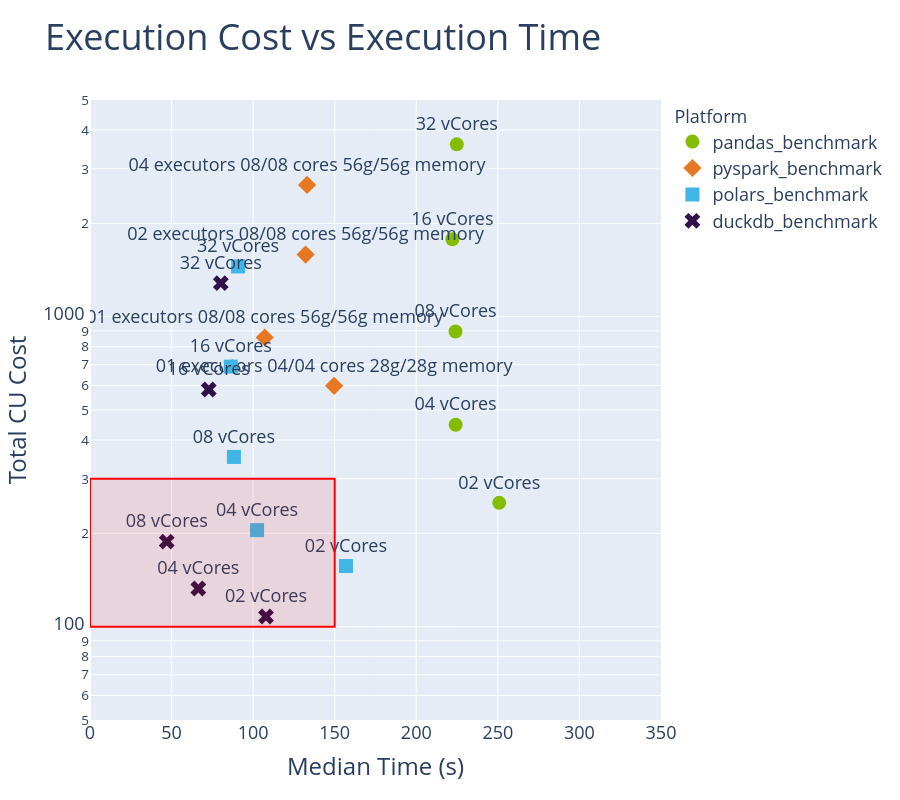

Notebook source saved alongside this figure:
### Code cell
fig = px.scatter(
    execution_time_cost,
    x="median_total_execution_time",
    y="total_cu_cost",
    log_y=True,
    range_x=[0, 350],
    range_y=[50, 5000],
    color="workload_name",
    symbol="workload_name",
    text="configuration",  # Add text labels directly
    title="Execution Cost vs Execution Time",
    labels={
        "median_total_execution_time": "Median Time (s)",
        "total_cu_cost": "Total CU Cost",
    },
    category_orders={
        "workload_name": ["pandas_benchmark", "pyspark_benchmark", "polars_benchmark", "duckdb_benchmark"]
    },
    hover_data={
        "cu_per_second": True,
        "total_cu_cost": ":.1f",
        "workload_name": True,
        "configuration": True
    }
)

fig.update_traces(
    marker=dict(size=14),
    textposition="top center",
    textfont=dict(size=18)
)

fig.add_shape(
    type="rect",
    xref="x",
    yref="y",
    x0=0, y0=100,
    x1=150, y1=300,
    line=dict(color="red", width=2),
    fillcolor="rgba(255, 0, 0, 0.1)"
)

fig.update_layout(
    title=dict(font=dict(size=36)),
    xaxis=dict(title_font=dict(size=24), tickfont=dict(size=18)),
    yaxis=dict(title_font=dict(size=24), tickfont=dict(size=18)),
    legend=dict(title=dict(text="Workload", font=dict(size=18)), font=dict(size=18))
)

fig.show(config={"toImageButtonOptions": {"format": "png", "scale": 2, "filename": "chart4", "width": 1920, "height": 1080}})

### Figure 1 — Plotly figure (JSON) as saved in the notebook; plotly's stock layout.template omitted (floating-point values rounded to 4 significant figures)
{"data": [{"customdata": [[1, "pandas_benchmark", "02 vCores"], [2, "pandas_benchmark", "04 vCores"], [4, "pandas_benchmark", "08 vCores"], [8, "pandas_benchmark", "16 vCores"], [16, "pandas_benchmark", "32 vCores"]], "hovertemplate": "workload_name=%{customdata[1]}<br>Median Time (s)=%{x}<br>Total CU Cost=%{y:.1f}<br>configuration=%{customdata[2]}<br>cu_per_second=%{customdata[0]}<extra></extra>", "legendgroup": "pandas_benchmark", "marker": {"color": "#84BD00", "size": 14, "symbol": "circle"}, "mode": "markers+text", "name": "pandas_benchmark", "orientation": "v", "showlegend": true, "text": ["02 vCores", "04 vCores", "08 vCores", "16 vCores", "32 vCores"], "textfont": {"size": 18}, "textposition": "top center", "type": "scatter", "x": [250.8, 224.1, 224.1, 222.1, 224.8], "xaxis": "x", "y": [250.8, 448.2, 896.2, 1777.0, 3597.0], "yaxis": "y"}, {"customdata": [[4, "pyspark_benchmark", "01 executors 04/04 cores 28g/28g memory"], [8, "pyspark_benchmark", "01 executors 08/08 cores 56g/56g memory"], [12, "pyspark_benchmark", "02 executors 08/08 cores 56g/56g memory"], [20, "pyspark_benchmark", "04 executors 08/08 cores 56g/56g memory"]], "hovertemplate": "workload_name=%{customdata[1]}<br>Median Time (s)=%{x}<br>Total CU Cost=%{y:.1f}<br>configuration=%{customdata[2]}<br>cu_per_second=%{customdata[0]}<extra></extra>", "legendgroup": "pyspark_benchmark", "marker": {"color": "#E87722", "size": 14, "symbol": "diamond"}, "mode": "markers+text", "name": "pyspark_benchmark", "orientation": "v", "showlegend": true, "text": ["01 executors 04/04 cores 28g/28g memory", "01 executors 08/08 cores 56g/56g memory", "02 executors 08/08 cores 56g/56g memory", "04 executors 08/08 cores 56g/56g memory"], "textfont": {"size": 18}, "textposition": "top center", "type": "scatter", "x": [149.6, 107.1, 132.2, 133.0], "xaxis": "x", "y": [598.5, 856.7, 1586.0, 2661.0], "yaxis": "y"}, {"customdata": [[1, "polars_benchmark", "02 vCores"], [2, "polars_benchmark", "04 vCores"], [4, "polars_benchmark", "08 vCores"], [8, "polars_benchmark", "16 vCores"], [16, "polars_benchmark", "32 vCores"]], "hovertemplate": "workload_name=%{customdata[1]}<br>Median Time (s)=%{x}<br>Total CU Cost=%{y:.1f}<br>configuration=%{customdata[2]}<br>cu_per_second=%{customdata[0]}<extra></extra>", "legendgroup": "polars_benchmark", "marker": {"color": "#41B6E6", "size": 14, "symbol": "square"}, "mode": "markers+text", "name": "polars_benchmark", "orientation": "v", "showlegend": true, "text": ["02 vCores", "04 vCores", "08 vCores", "16 vCores", "32 vCores"], "textfont": {"size": 18}, "textposition": "top center", "type": "scatter", "x": [156.9, 102.4, 88.2, 86.28, 90.79], "xaxis": "x", "y": [156.9, 204.8, 352.8, 690.2, 1453.0], "yaxis": "y"}, {"customdata": [[1, "duckdb_benchmark", "02 vCores"], [2, "duckdb_benchmark", "04 vCores"], [4, "duckdb_benchmark", "08 vCores"], [8, "duckdb_benchmark", "16 vCores"], [16, "duckdb_benchmark", "32 vCores"]], "hovertemplate": "workload_name=%{customdata[1]}<br>Median Time (s)=%{x}<br>Total CU Cost=%{y:.1f}<br>configuration=%{customdata[2]}<br>cu_per_second=%{customdata[0]}<extra></extra>", "legendgroup": "duckdb_benchmark", "marker": {"color": "#31114A", "size": 14, "symbol": "x"}, "mode": "markers+text", "name": "duckdb_benchmark", "orientation": "v", "showlegend": true, "text": ["02 vCores", "04 vCores", "08 vCores", "16 vCores", "32 vCores"], "textfont": {"size": 18}, "textposition": "top center", "type": "scatter", "x": [107.9, 66.41, 47.04, 72.79, 80.18], "xaxis": "x", "y": [107.9, 132.8, 188.1, 582.4, 1283.0], "yaxis": "y"}], "layout": {"height": 800, "legend": {"font": {"size": 18}, "title": {"font": {"size": 18}, "text": "Platform"}, "tracegroupgap": 0}, "shapes": [{"fillcolor": "rgba(255, 0, 0, 0.1)", "line": {"color": "red", "width": 2}, "type": "rect", "x0": 0, "x1": 150, "xref": "x", "y0": 100, "y1": 300, "yref": "y"}], "title": {"font": {"size": 36}, "text": "Execution Cost vs Execution Time"}, "xaxis": {"anchor": "y", "domain": [0, 1], "range": [0, 350], "tickfont": {"size": 18}, "title": {"font": {"size": 24}, "text": "Median Time (s)"}}, "yaxis": {"anchor": "x", "domain": [0, 1], "range": [1.699, 3.699], "tickfont": {"size": 18}, "title": {"font": {"size": 24}, "text": "Total CU Cost"}, "type": "log"}}}
